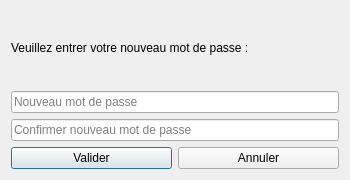
<?xml version="1.0" encoding="UTF-8"?>
<ui version="4.0">
 <class>ChangeMdpDialog</class>
 <widget class="QDialog" name="ChangeMdpDialog">
  <property name="geometry">
   <rect>
    <x>0</x>
    <y>0</y>
    <width>350</width>
    <height>180</height>
   </rect>
  </property>
  <property name="windowTitle">
   <string>Changer le mot de passe</string>
  </property>
  <layout class="QVBoxLayout" name="verticalLayout">
   <item>
    <widget class="QLabel" name="label">
     <property name="text">
      <string>Veuillez entrer votre nouveau mot de passe :</string>
     </property>
    </widget>
   </item>
   <item>
    <widget class="QLineEdit" name="nouveauMdpEdit">
     <property name="echoMode">
      <enum>QLineEdit::Password</enum>
     </property>
     <property name="placeholderText">
      <string>Nouveau mot de passe</string>
     </property>
    </widget>
   </item>
   <item>
    <widget class="QLineEdit" name="confirmerMdpEdit">
     <property name="echoMode">
      <enum>QLineEdit::Password</enum>
     </property>
     <property name="placeholderText">
      <string>Confirmer nouveau mot de passe</string>
     </property>
    </widget>
   </item>
   <item>
    <layout class="QHBoxLayout" name="horizontalLayout">
     <item>
      <widget class="QPushButton" name="validerButton">
       <property name="text">
        <string>Valider</string>
       </property>
      </widget>
     </item>
     <item>
      <widget class="QPushButton" name="annulerButton">
       <property name="text">
        <string>Annuler</string>
       </property>
      </widget>
     </item>
    </layout>
   </item>
  </layout>
 </widget>
 <resources/>
 <connections/>
</ui>
